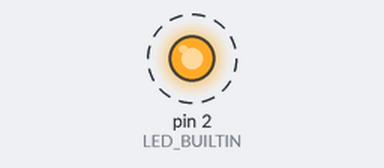
This sketch was run on a simulated Arduino Uno, built with avr-gcc and run on an emulated ATmega328P. On the bench: output pins drawn as LEDs (lit = HIGH). Dashed ring = blinking.

Above: at 0.5 s.
Timing chart, 0 to 4.6 s (numbered marks = the images above):
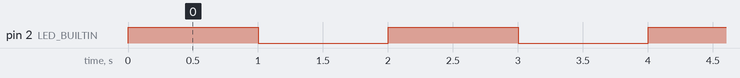

Measured:
- by itself, pin 2 (LED_BUILTIN): alternates HIGH for 1.0 s and LOW for 1.0 s

The sketch:

led_blink.ino
```cpp
 void setup()
{
#define LED_BUILTIN 2
pinMode(LED_BUILTIN, OUTPUT);
}
void loop()
{
digitalWrite(LED_BUILTIN, HIGH);
delay(1000); // Wait for 1000 millisecond(s)
digitalWrite(LED_BUILTIN, LOW);
delay(1000); // Wait for 1000 millisecond(s)
}
```
